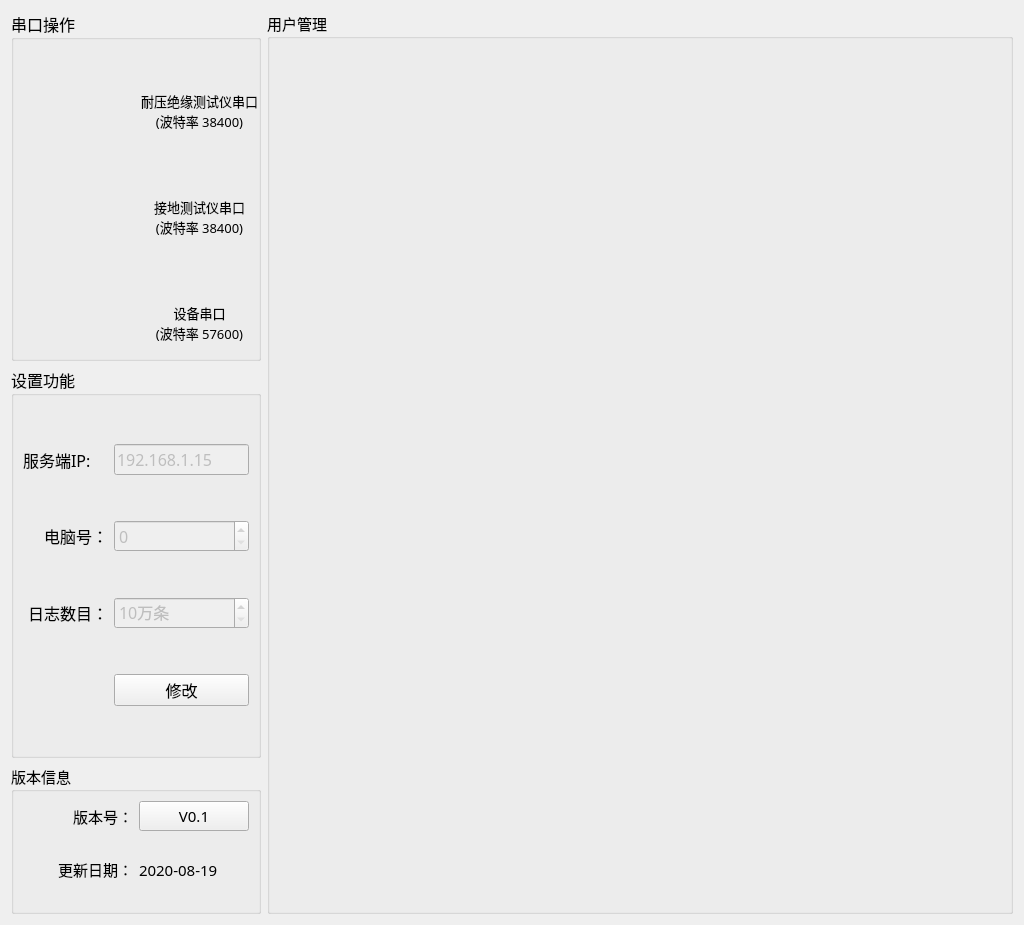
<?xml version="1.0" encoding="UTF-8"?>
<ui version="4.0">
 <class>Setup_MainWid</class>
 <widget class="QWidget" name="Setup_MainWid">
  <property name="geometry">
   <rect>
    <x>0</x>
    <y>0</y>
    <width>1024</width>
    <height>925</height>
   </rect>
  </property>
  <property name="font">
   <font>
    <family>微软雅黑</family>
    <pointsize>11</pointsize>
   </font>
  </property>
  <property name="windowTitle">
   <string>Form</string>
  </property>
  <layout class="QGridLayout" name="gridLayout_6">
   <item row="2" column="0">
    <widget class="QGroupBox" name="groupBox">
     <property name="maximumSize">
      <size>
       <width>300</width>
       <height>150</height>
      </size>
     </property>
     <property name="title">
      <string>版本信息</string>
     </property>
     <layout class="QGridLayout" name="gridLayout_2">
      <item row="1" column="2">
       <widget class="QLabel" name="label_date">
        <property name="text">
         <string>2020-08-19</string>
        </property>
       </widget>
      </item>
      <item row="0" column="0">
       <widget class="QLabel" name="label">
        <property name="text">
         <string>版本号：</string>
        </property>
        <property name="alignment">
         <set>Qt::AlignRight|Qt::AlignTrailing|Qt::AlignVCenter</set>
        </property>
       </widget>
      </item>
      <item row="1" column="0">
       <widget class="QLabel" name="label_3">
        <property name="text">
         <string>更新日期：</string>
        </property>
        <property name="alignment">
         <set>Qt::AlignRight|Qt::AlignTrailing|Qt::AlignVCenter</set>
        </property>
       </widget>
      </item>
      <item row="0" column="2">
       <widget class="QPushButton" name="verBtn">
        <property name="minimumSize">
         <size>
          <width>100</width>
          <height>30</height>
         </size>
        </property>
        <property name="text">
         <string>V0.1</string>
        </property>
       </widget>
      </item>
     </layout>
    </widget>
   </item>
   <item row="0" column="1" rowspan="3">
    <widget class="QGroupBox" name="groupBox_5">
     <property name="title">
      <string>用户管理</string>
     </property>
     <layout class="QGridLayout" name="gridLayout_4">
      <item row="0" column="0">
       <widget class="QStackedWidget" name="stackedWid"/>
      </item>
     </layout>
    </widget>
   </item>
   <item row="0" column="0">
    <widget class="QGroupBox" name="groupBox_3">
     <property name="minimumSize">
      <size>
       <width>0</width>
       <height>250</height>
      </size>
     </property>
     <property name="maximumSize">
      <size>
       <width>250</width>
       <height>350</height>
      </size>
     </property>
     <property name="font">
      <font>
       <family>微软雅黑</family>
       <pointsize>12</pointsize>
      </font>
     </property>
     <property name="title">
      <string>串口操作</string>
     </property>
     <layout class="QGridLayout" name="gridLayout">
      <property name="leftMargin">
       <number>0</number>
      </property>
      <property name="topMargin">
       <number>0</number>
      </property>
      <property name="rightMargin">
       <number>0</number>
      </property>
      <property name="bottomMargin">
       <number>0</number>
      </property>
      <property name="spacing">
       <number>0</number>
      </property>
      <item row="2" column="0">
       <widget class="QWidget" name="controlWid" native="true">
        <property name="minimumSize">
         <size>
          <width>0</width>
          <height>70</height>
         </size>
        </property>
       </widget>
      </item>
      <item row="1" column="0">
       <widget class="QWidget" name="sourceWid" native="true">
        <property name="minimumSize">
         <size>
          <width>0</width>
          <height>70</height>
         </size>
        </property>
       </widget>
      </item>
      <item row="0" column="0">
       <widget class="QWidget" name="comWid" native="true">
        <property name="minimumSize">
         <size>
          <width>130</width>
          <height>70</height>
         </size>
        </property>
        <property name="maximumSize">
         <size>
          <width>16777215</width>
          <height>16777215</height>
         </size>
        </property>
       </widget>
      </item>
      <item row="0" column="1">
       <widget class="QLabel" name="label_4">
        <property name="font">
         <font>
          <family>微软雅黑</family>
          <pointsize>10</pointsize>
         </font>
        </property>
        <property name="text">
         <string>

耐压绝缘测试仪串口
(波特率 38400)</string>
        </property>
        <property name="alignment">
         <set>Qt::AlignCenter</set>
        </property>
       </widget>
      </item>
      <item row="1" column="1">
       <widget class="QLabel" name="label_5">
        <property name="font">
         <font>
          <family>微软雅黑</family>
          <pointsize>10</pointsize>
         </font>
        </property>
        <property name="text">
         <string>

接地测试仪串口
(波特率 38400)</string>
        </property>
        <property name="alignment">
         <set>Qt::AlignCenter</set>
        </property>
       </widget>
      </item>
      <item row="2" column="1">
       <widget class="QLabel" name="label_6">
        <property name="font">
         <font>
          <family>微软雅黑</family>
          <pointsize>10</pointsize>
         </font>
        </property>
        <property name="text">
         <string>

设备串口
(波特率 57600)</string>
        </property>
        <property name="alignment">
         <set>Qt::AlignCenter</set>
        </property>
       </widget>
      </item>
     </layout>
    </widget>
   </item>
   <item row="1" column="0">
    <widget class="QGroupBox" name="groupBox_2">
     <property name="minimumSize">
      <size>
       <width>0</width>
       <height>0</height>
      </size>
     </property>
     <property name="maximumSize">
      <size>
       <width>250</width>
       <height>16777215</height>
      </size>
     </property>
     <property name="font">
      <font>
       <family>微软雅黑</family>
       <pointsize>12</pointsize>
      </font>
     </property>
     <property name="title">
      <string>设置功能</string>
     </property>
     <layout class="QGridLayout" name="gridLayout_5">
      <item row="0" column="2">
       <widget class="QLineEdit" name="addrEdit">
        <property name="enabled">
         <bool>false</bool>
        </property>
        <property name="text">
         <string>192.168.1.15</string>
        </property>
        <property name="frame">
         <bool>true</bool>
        </property>
        <property name="cursorPosition">
         <number>12</number>
        </property>
       </widget>
      </item>
      <item row="3" column="2">
       <widget class="QPushButton" name="pcBtn">
        <property name="text">
         <string>修改</string>
        </property>
       </widget>
      </item>
      <item row="3" column="1">
       <spacer name="horizontalSpacer_2">
        <property name="orientation">
         <enum>Qt::Horizontal</enum>
        </property>
        <property name="sizeHint" stdset="0">
         <size>
          <width>92</width>
          <height>20</height>
         </size>
        </property>
       </spacer>
      </item>
      <item row="2" column="2">
       <widget class="QSpinBox" name="logCountSpin">
        <property name="enabled">
         <bool>false</bool>
        </property>
        <property name="suffix">
         <string>万条</string>
        </property>
        <property name="minimum">
         <number>10</number>
        </property>
       </widget>
      </item>
      <item row="0" column="1">
       <widget class="QLabel" name="label_2">
        <property name="text">
         <string>服务端IP:</string>
        </property>
       </widget>
      </item>
      <item row="1" column="2">
       <widget class="QSpinBox" name="pcNumSpin">
        <property name="enabled">
         <bool>false</bool>
        </property>
        <property name="styleSheet">
         <string notr="true"/>
        </property>
        <property name="maximum">
         <number>9</number>
        </property>
       </widget>
      </item>
      <item row="2" column="1">
       <widget class="QLabel" name="label_15">
        <property name="text">
         <string>日志数目：</string>
        </property>
        <property name="alignment">
         <set>Qt::AlignRight|Qt::AlignTrailing|Qt::AlignVCenter</set>
        </property>
       </widget>
      </item>
      <item row="1" column="1">
       <widget class="QLabel" name="label_16">
        <property name="text">
         <string>电脑号：</string>
        </property>
        <property name="alignment">
         <set>Qt::AlignRight|Qt::AlignTrailing|Qt::AlignVCenter</set>
        </property>
       </widget>
      </item>
     </layout>
    </widget>
   </item>
  </layout>
 </widget>
 <resources/>
 <connections/>
</ui>
